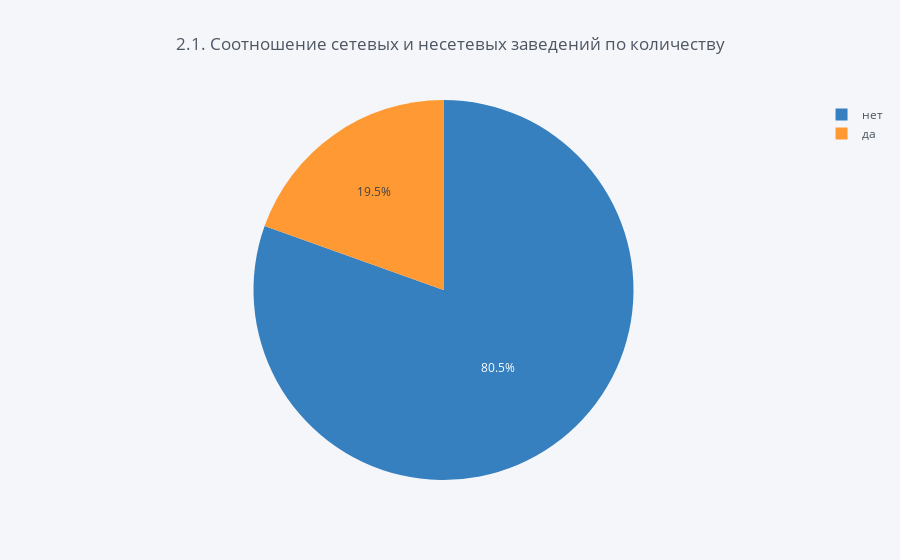

Notebook code cell kept with this figure:
### Markdown cell above
#### 2. Исследуйте соотношение сетевых и несетевых заведений по количеству. Постройте график.

### Code cell
rest.groupby('is_chain')['seats'].count().reset_index().iplot(  kind='pie'
                                                              , labels='is_chain'
                                                              , values='seats'
                                                              , title='2.1. Cоотношение сетевых и несетевых заведений по количеству')

### Figure 1 — Plotly figure (JSON) as saved in the notebook; plotly's stock layout.template omitted (floating-point values rounded to 4 significant figures)
{"data": [{"labels": ["да", "нет"], "marker": {"colors": ["rgba(255, 153, 51, 1.0)", "rgba(55, 128, 191, 1.0)"]}, "name": "", "type": "pie", "values": [2798, 11527]}], "layout": {"legend": {"bgcolor": "#F5F6F9", "font": {"color": "#4D5663"}}, "paper_bgcolor": "#F5F6F9", "plot_bgcolor": "#F5F6F9", "title": "2.1. Cоотношение сетевых и несетевых заведений по количеству", "titlefont": {"color": "#4D5663"}}}
